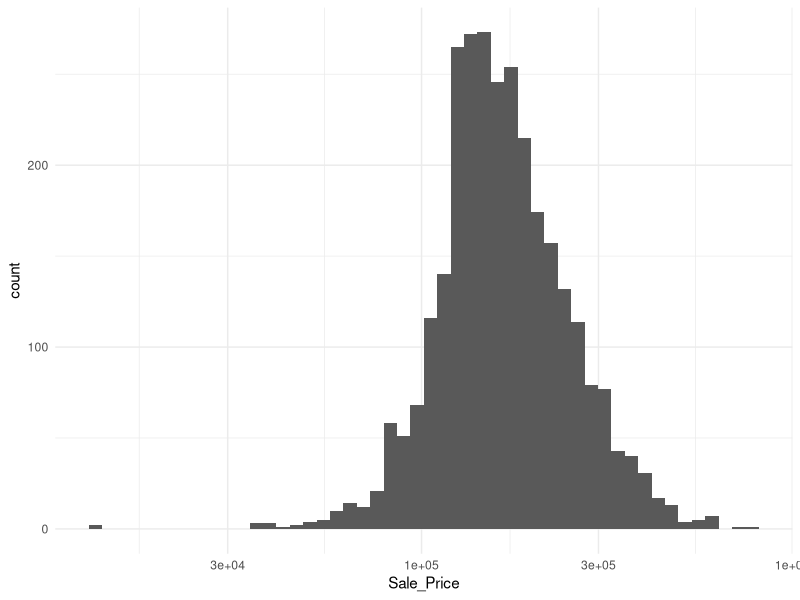

R code for this plot: (Note: this script raises an error after producing the figure.)
library(dplyr)
library(ggplot2)
theme_set(theme_minimal())
library(rsample)
library(recipes)

# Data
data(ames, package = "modeldata")

# EDA
ames %>% 
  ggplot(aes(Sale_Price)) +
  geom_histogram(bins = 50) +
  scale_x_log10()

ames <- ames %>% mutate(Sale_Price_Log10 = log10(Sale_Price))

# MODELING

# Preprocess
set.seed(123)
# - split: Simple Random Sample
ames_split_srs <- initial_split(ames, prop = 0.80)
# - split: Stratified Sample
ames_split_str <- initial_split(ames, prop = 0.8, strata = Sale_Price_Log10)
# - train
ames_train <- training(ames_split_str)
ames_test <- testing(ames_split_str)

# Feature Engineering
simple_ames <- 
  recipe(Sale_Price_Log10 ~ Neighborhood + Gr_Liv_Area + Year_Built + Bldg_Type,
         data = ames_train) %>% 
  step_log(Gr_Liv_Area, base = 10) %>%
  step_other(Neighborhood, threshold = 0.01) %>% 
  step_dummy(all_nominal()) %>% 
  step_interact( ~ Gr_Liv_Area:starts_with("Bldg_Type_") ) %>% 
  step_ns(Latitude, Longitude, deg_free = 20)

simple_ames <- prep(simple_ames, training = ames_train)
